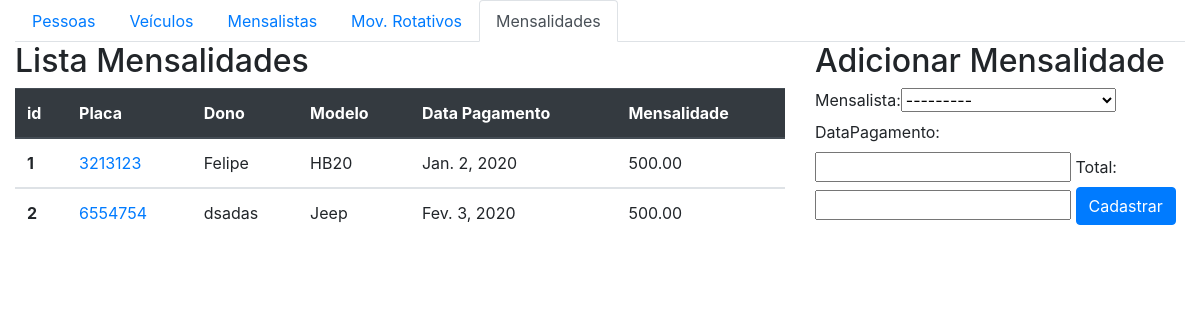
Page /core/movmen/ on the earlier database version.
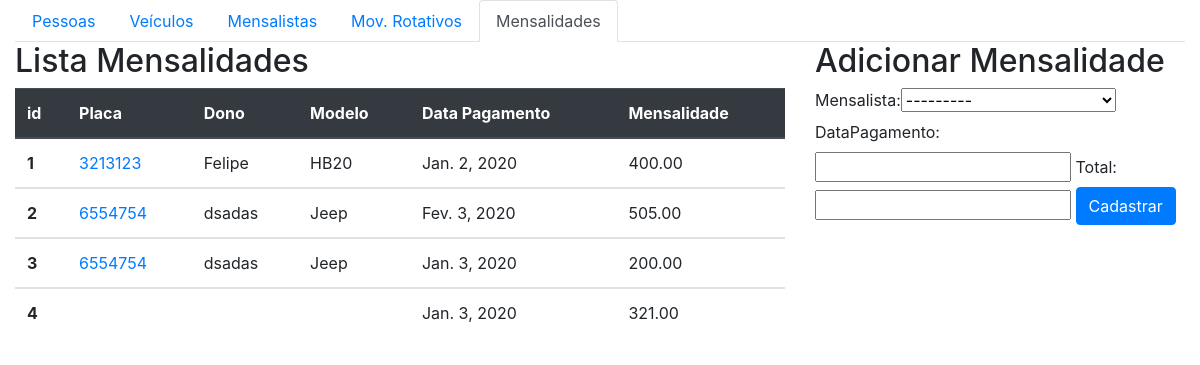
Same page on the later database version.
### core/models.py (models this page shows, shortened)
class MovimentosMensalista(models.Model):
    mensalista= models.ForeignKey(mensalista,on_delete=models.SET_NULL, null=True)
    dataPagamento = models.DateField()
    total = models.DecimalField(max_digits=7, decimal_places=2)

class mensalista(models.Model):
    veiculo= models.ForeignKey(veiculo, on_delete=models.SET_NULL, null=True)
    inicio = models.DateField()
    mensalidade = models.DecimalField(max_digits=7, decimal_places=2)
    def __str__(self):
        return str(self.veiculo)

class veiculo(models.Model):
    marca = models.ForeignKey(marca, on_delete=models.SET_NULL, null=True)
    dono = models.ForeignKey(pessoa, on_delete=models.SET_NULL, null=True)
    placa = models.CharField(max_length=7, null=True)
    modelo = models.CharField(max_length=30, null=True)
    cor = models.CharField(max_length=20, null=True)
    observacoes = models.TextField()
    def __str__(self):
        return self.modelo + " - " + self.placa + " - " + str(self.dono)

class pessoa(models.Model):
    nome = models.CharField(max_length=100)
    end = models.CharField(max_length=200)
    telefone = models.CharField(max_length=200)
    def __str__(self):
        return self.nome

### core/views.py (the view)
def lista_movmen(request):
    movmen = MovimentosMensalista.objects.all()
    form = MovmenForm()
    data = {'movmen': movmen, 'form': form}
    return render(request, 'core/lista_movmen.html', data)

### core/forms.py
class MovmenForm(ModelForm):
    class Meta:
        model = MovimentosMensalista
        fields = '__all__'

### core/templates/core/lista_movmen.html (shortened to what this page needs)
<!DOCTYPE html>
{% extends 'base.html' %}
{% block main %}
{% load bootstrap %}
<html lang="en">
<head>
</head>
<body>
<ul class="nav nav-tabs">
    <li class="nav-item">
        <a class="nav-link" href="{% url 'core_lista_pessoas' %}">Pessoas</a>
    </li>
    <li class="nav-item">
        <a class="nav-link" href="{% url 'core_lista_veiculos' %}">Veículos</a>
    </li>
    <li class="nav-item">
        <a class="nav-link" href="{% url 'core_lista_mensalistas' %}">Mensalistas</a>
    </li>
    <li class="nav-item">
        <a class="nav-link" href="{% url 'core_lista_movrot' %}">Mov. Rotativos</a>
    </li>
    <li class="nav-item">
        <a class="nav-link active" href="{% url 'core_lista_movmen' %}">Mensalidades</a>
    </li>
</ul>
<div class="row">
    <div class="col-sm-8">
        <h2>Lista Mensalidades</h2>
        <table class="table">
          <thead class="thead-dark">
            <tr>
              <th scope="col">id</th>
              <th scope="col">Placa</th>
              <th scope="col">Dono</th>
              <th scope="col">Modelo</th>
              <th scope="col">Data Pagamento</th>
              <th scope="col">Mensalidade</th>
            </tr>
          </thead>
          {% for mov in movmen%}
          <tbody>
            <tr>
              <th scope="row">{{mov.id}}</th>
              <td><a href="{% url 'core_movmen_update' mov.id%}">{{mov.mensalista.veiculo.placa}}</a></td>
              <td>{{mov.mensalista.veiculo.dono}}</td>
              <td>{{mov.mensalista.veiculo.modelo}}</td>
              <td>{{mov.dataPagamento}}</td>
              <td>{{mov.total}}</td>
            </tr>
          </tbody>
          {% endfor %}
        </table>
    </div>
    <div class="col-sm-4">
        <h2>Adicionar Mensalidade</h2>
        <form action="{% url 'core_movmen_novo'%} " method="POST">
            {{ form|bootstrap }}
            <button class="btn btn-primary type="submit"> Cadastrar </button>
        </form>
    </div>
</div>
{% endblock %}

Differences in the rows shown:
changed MovimentosMensalista "Jan. 2, 2020": total "500.00" → "400.00"
changed MovimentosMensalista "Fev. 3, 2020": total "500.00" → "505.00"
added MovimentosMensalista: id "3", mensalista.veiculo.placa "6554754", mensalista.veiculo.dono "dsadas", mensalista.veiculo.modelo "Jeep", dataPagamento "Jan. 3, 2020", total "200.00"
added MovimentosMensalista: id "4", dataPagamento "Jan. 3, 2020", total "321.00"
